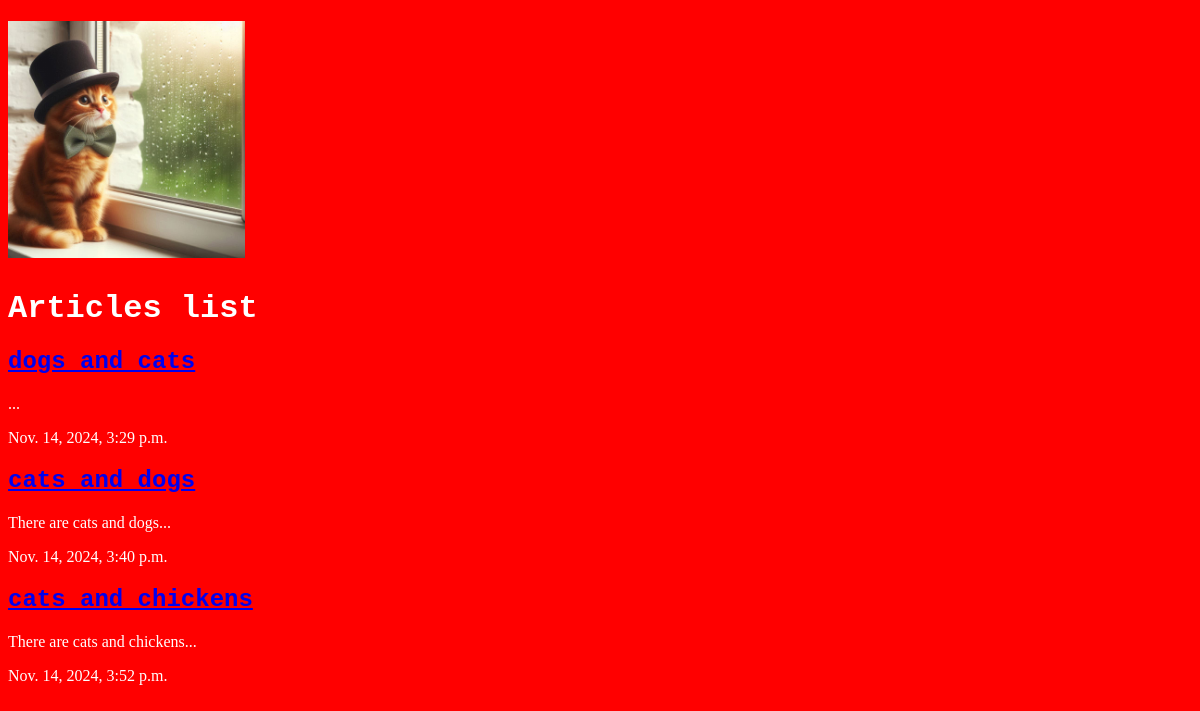
/catarticles/, run on an earlier commit of the app's database.
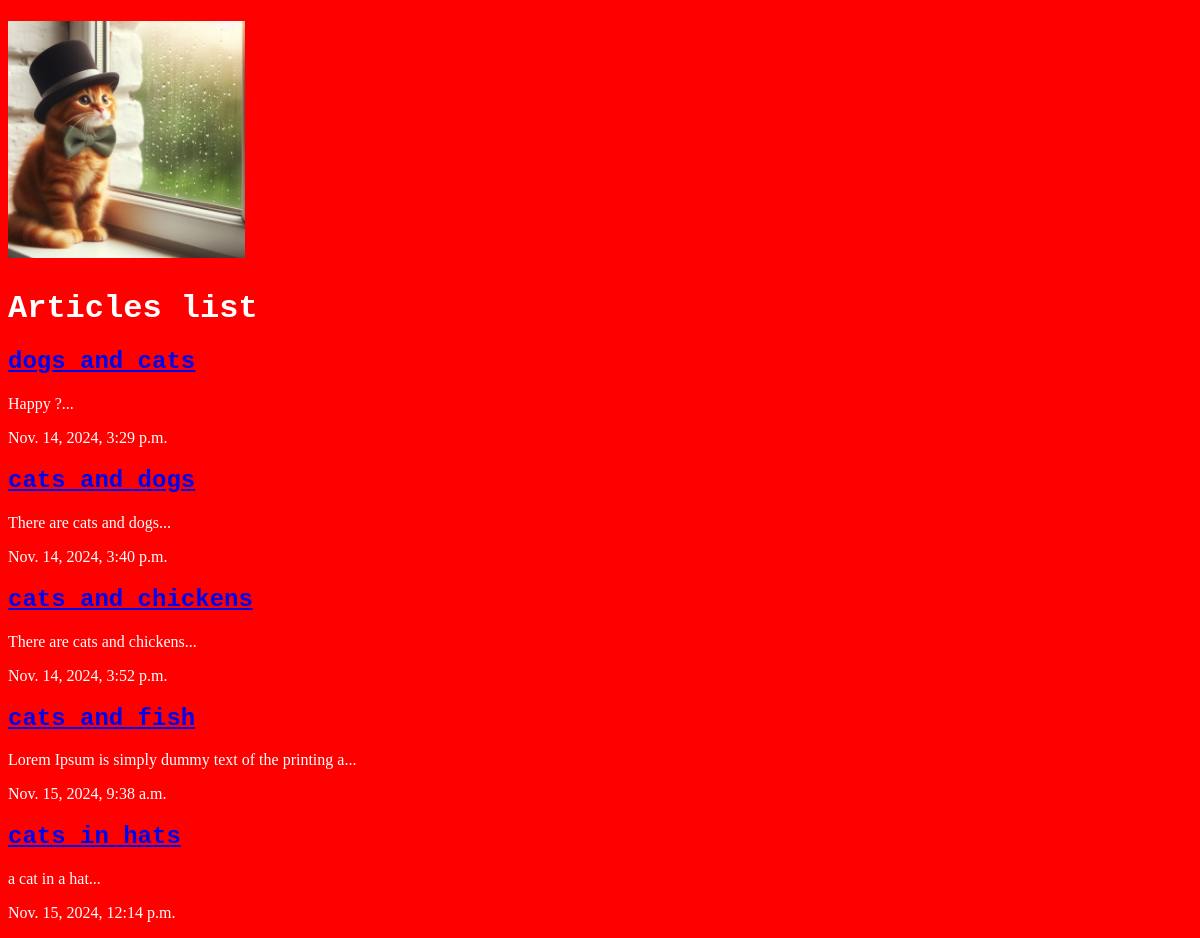
And on a later commit of the database.
### catarticles/models.py (models this page shows, shortened)
class Cat(models.Model):
    title = models.CharField(max_length=100)
    slug = models.SlugField()
    body = models.TextField()
    date = models.DateTimeField(auto_now_add=True)
    thumb = models.ImageField(default='default.png', blank=True)
    def snippet(self):
        return self.body[:50] + '...'

### catarticles/views.py (the view)
def article_list(request):
    dog = Cat.objects.all().order_by('date')
    return render(request, 'catarticles/article_list.html', {'dog': dog})

### catarticles/templates/catarticles/article_list.html
{% extends 'base_layout.html' %}
{% block content %}
    <h1>Articles list</h1>
    <div class="dog">
        {% for dog in dog %}
        <div class="dog">
            <h2><a href="{% url 'detail' dog.slug %}">{{ dog.title }}</a></h2>
            <p>{{ dog.snippet }}</p>
            <p>{{ dog.date }}</p>
        </div>
        {% endfor %}
    </div>
    {% endblock %}

### templates/base_layout.html (shortened to what this page needs)
{% load static %}
<!DOCTYPE html>
<html lang="en">
<head>
    <link rel="stylesheet" href="{% static 'styles.css' %}">
</head>
<body>
    <div class="wrapper">
        <h1><a href="{% url 'list' %}"><img src="{% static 'Designer (36).jpeg' %}"/></a></h1>
        {% block content %}
        {% endblock %}
    </div>
</body>
</html>

### assets/styles.css (style rules this page uses)
body { background: red; color: white; }
h1, h2 { font-family: 'Courier New', Courier, monospace; color: white; }
img { width: 20%; height: 20%; }
p { color: white; }

What changed in the data, as far as the page shows it:
changed Cat "dogs and cats": snippet "..." → "Happy ?..."
added Cat: title "cats and fish", snippet "Lorem Ipsum is simply dummy text of the printing a...", date "Nov. 15, 2024, 9:38 a.m."
added Cat: title "cats in hats", snippet "a cat in a hat...", date "Nov. 15, 2024, 12:14 p.m."
